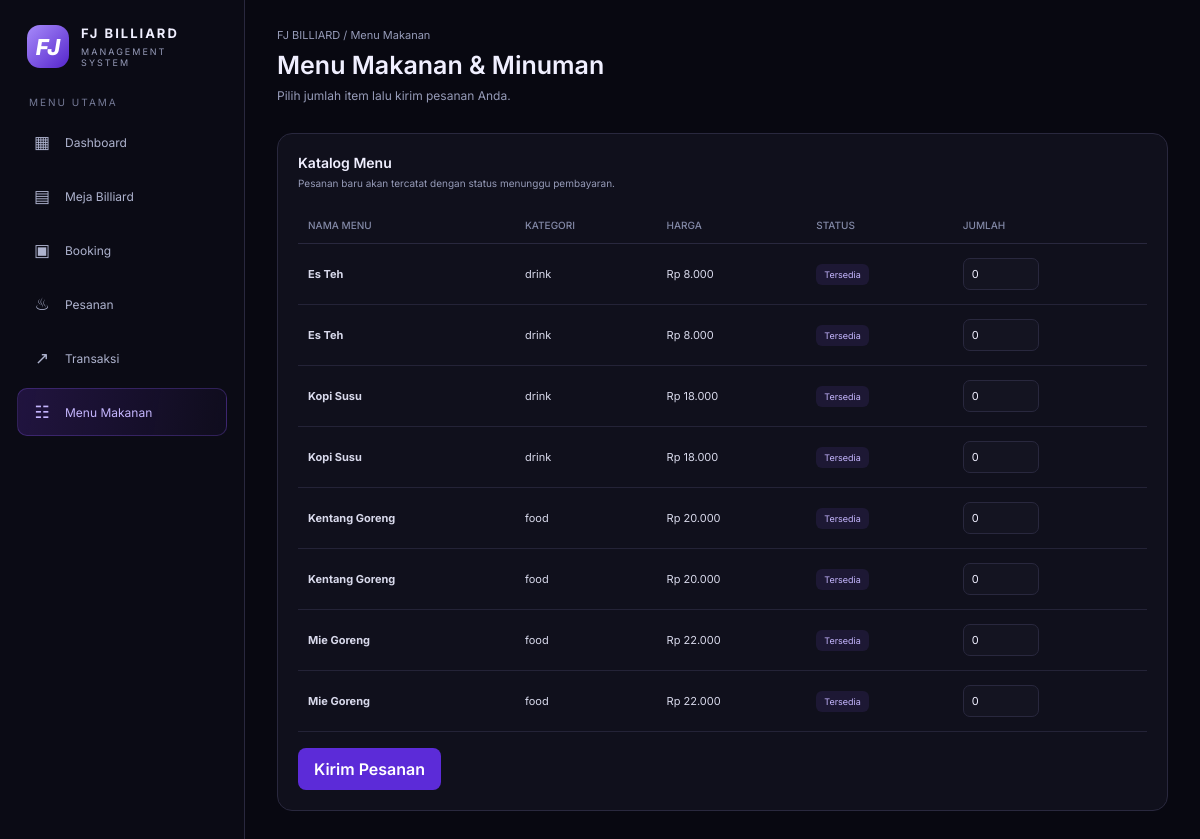
/menu (signed in), run on the app's committed database.
### tables this page shows
CREATE TABLE menu_items (
            id INTEGER PRIMARY KEY AUTOINCREMENT,
            name TEXT NOT NULL,
            category TEXT NOT NULL
                CHECK (category IN ('food', 'drink', 'other')),
            price INTEGER NOT NULL CHECK (price >= 0),
            is_available INTEGER NOT NULL DEFAULT 1
                CHECK (is_available IN (0, 1))
        );

### main.py (the view, shortened to what this page needs)
@app.route("/menu", methods=["GET", "POST"])
@login_required
def menu_makanan():
    conn = get_db()
    try:
        menu_items = conn.execute(
            "SELECT id, name, category, price, is_available FROM menu_items ORDER BY category, name"
        ).fetchall()
        available_menu_count = sum(item["is_available"] for item in menu_items)
    finally:
        conn.close()
    return render_template(
        "menu.html",
        menu_items=menu_items,
        available_menu_count=available_menu_count,
        nama=session.get("full_name", "Pengguna"),
        role=session.get("role", "member")
    )

### main.py (called while the page is built)
def get_db():
    conn = sqlite3.connect(DB_PATH)
    conn.row_factory = sqlite3.Row
    return conn

def login_required(view):
    @wraps(view)
    def wrapped(*args, **kwargs):
        if "user_id" not in session:
            return redirect(url_for("login"))
        return view(*args, **kwargs)
    return wrapped

### templates/menu.html (shortened to what this page needs)
<!DOCTYPE html>
<html lang="id">
<head>
</head>
<body data-user-name="{{ nama }}" data-user-role="{{ role }}">
    <div class="layout">
        <aside class="sidebar">
            <div class="brand">
                <div class="brand-icon">FJ</div>
                <div><strong>FJ BILLIARD</strong><small>MANAGEMENT SYSTEM</small></div>
            </div>
            <div>
                <div class="nav-label">MENU UTAMA</div>
                <nav class="nav">
                    <a href="/dashboard"><button><span class="nav-icon">▦</span>Dashboard</button></a>
                    <a href="/meja"><button><span class="nav-icon">▤</span>Meja Billiard</button></a>
                    <a href="/booking"><button><span class="nav-icon">▣</span>Booking</button></a>
                    <a href="/pesanan"><button><span class="nav-icon">♨</span>Pesanan</button></a>
                    <a href="/transaksi"><button><span class="nav-icon">↗</span>Transaksi</button></a>
                    <a href="/menu"><button class="active"><span class="nav-icon">☷</span>Menu Makanan</button></a>
                </nav>
            </div>
        </aside>
        <main class="main">
            <header class="topbar">
                <div>
                    <div class="crumb">FJ BILLIARD / Menu Makanan</div>
                    <h1>Menu Makanan & Minuman</h1>
                    <p class="welcome">Pilih jumlah item lalu kirim pesanan Anda.</p>
                </div>
            </header>
            <section class="panel">
                <div class="panel-head">
                    <h2>Katalog Menu</h2>
                    <p>Pesanan baru akan tercatat dengan status menunggu pembayaran.</p>
                </div>
                <form action="{{ url_for('menu_makanan') }}" method="POST">
                    <div class="table-wrap">
                        <table>
                            <thead>
                                <tr>
                                    <th>NAMA MENU</th>
                                    <th>KATEGORI</th>
                                    <th>HARGA</th>
                                    <th>STATUS</th>
                                    <th>JUMLAH</th>
                                </tr>
                            </thead>
                            <tbody>
                                {% if menu_items %}
                                {% for item in menu_items %}
                                <tr>
                                    <td><strong>{{ item['name'] }}</strong></td>
                                    <td>{{ item['category'] }}</td>
                                    <td>Rp {{ "{:,}".format(item['price'] or 0).replace(',', '.') }}</td>
                                    <td>
                                        <span class="badge {{ 'out' if not item['is_available'] else '' }}">
                                            {{ 'Tersedia' if item['is_available'] else 'Habis' }}
                                        </span>
                                    </td>
                                    <td>
                                        <input class="order-quantity" type="number" min="0" step="1" value="0"
                                            name="quantity_{{ item['id'] }}" aria-label="Jumlah {{ item['name'] }}"
                                            {% if not item['is_available'] %}disabled{% endif %}>
                                    </td>
                                </tr>
                                {% endfor %}
                                {% else %}
                                <tr>
                                    <td colspan="5">
                                        <p class="empty-note">Belum ada item menu terdaftar.</p>
                                    </td>
                                </tr>
                                {% endif %}
                            </tbody>
                        </table>
                    </div>
                    <button class="order-submit" type="submit" {% if not available_menu_count %}disabled{% endif %}>
                        Kirim Pesanan
                    </button>
                </form>
            </section>
        </main>
    </div>
</body>
</html>

### templates/menu.html (style rules this page uses)
:root { --bg: #080811; --panel: #10101c; --panel2: #141421; --border: #29283e; --purple2: #5c2bd8; --text: #f0efff; --muted: #969bb8; }
* { box-sizing: border-box; margin: 0; padding: 0; }
body { background: var(--bg); color: var(--text); font-family: 'Inter', Arial, sans-serif; }
button, input { font: inherit; }
a { text-decoration: none; color: inherit; }
.layout { min-height: 100vh; display: grid; grid-template-columns: 245px minmax(0, 1fr); }
.sidebar { background: #0b0b15; border-right: 1px solid var(--border); padding: 25px 17px; display: flex; flex-direction: column; gap: 28px; }
.brand { display: flex; align-items: center; gap: 12px; padding: 0 10px; }
.brand-icon { width: 43px; height: 43px; border-radius: 13px; display: grid; place-items: center; background: linear-gradient(135deg, #a78bfa, #5525cc); font-size: 22px; font-weight: 800; font-style: italic; color: #fff; }
.brand strong { display: block; letter-spacing: 2px; font-size: 13px; }
.brand small { display: block; margin-top: 5px; color: var(--muted); font-size: 9px; letter-spacing: 2px; }
.nav-label { font-size: 10px; color: #747995; letter-spacing: 2px; padding: 0 12px; margin-bottom: 10px; }
.nav { display: flex; flex-direction: column; gap: 6px; }
.nav button, .nav a { width: 100%; background: transparent; border: 0; text-align: left; }
.nav button { display: flex; align-items: center; gap: 13px; width: 100%; padding: 13px 14px; border: 1px solid transparent; border-radius: 10px; color: #aeb3ce; cursor: pointer; font-size: 12px; transition: .2s; }
.nav button .nav-icon { width: 20px; text-align: center; font-size: 17px; }
.nav button.active { background: linear-gradient(100deg, #7c3aed32, #7c3aed0a); border-color: #8b5cf644; color: #c4b5fd; }
.main { min-width: 0; padding: 28px 32px 38px; }
.topbar { display: flex; justify-content: space-between; align-items: center; gap: 18px; margin-bottom: 30px; }
.crumb { font-size: 11px; color: var(--muted); margin-bottom: 8px; }
h1 { font-size: 25px; margin: 0; font-weight: 600; }
.welcome { font-size: 12px; color: var(--muted); margin-top: 8px; }
.panel { background: var(--panel); border: 1px solid var(--border); border-radius: 15px; padding: 20px; }
.panel-head { margin-bottom: 18px; }
.panel-head h2 { font-size: 14px; margin: 0; font-weight: 600; }
.panel-head p { font-size: 10px; color: var(--muted); margin-top: 6px; }
.table-wrap { overflow-x: auto; }
table { width: 100%; border-collapse: collapse; white-space: nowrap; }
th { text-align: left; font-size: 10px; font-weight: 500; color: #8389a7; padding: 12px 10px; border-bottom: 1px solid var(--border); }
td { font-size: 11px; color: #d8d9eb; padding: 14px 10px; border-bottom: 1px solid #242337; }
.badge { font-size: 9px; padding: 5px 8px; border-radius: 6px; background: #8b5cf61c; color: #c4b5fd; display: inline-block; }
.order-quantity { width: 76px; padding: 8px; border: 1px solid var(--border); border-radius: 7px; background: var(--panel2); color: var(--text); }
.order-submit { margin-top: 16px; padding: 11px 16px; border: 0; border-radius: 8px; background: var(--purple2); color: white; font-weight: 600; cursor: pointer; }

### data on the page
menu_items: name "Es Teh", category "drink", price "8.000", is_available "Tersedia", is_available "0"
menu_items: name "Es Teh", category "drink", price "8.000", is_available "Tersedia", is_available "0"
menu_items: name "Kopi Susu", category "drink", price "18.000", is_available "Tersedia", is_available "0"
menu_items: name "Kopi Susu", category "drink", price "18.000", is_available "Tersedia", is_available "0"
menu_items: name "Kentang Goreng", category "food", price "20.000", is_available "Tersedia", is_available "0"
menu_items: name "Kentang Goreng", category "food", price "20.000", is_available "Tersedia", is_available "0"
menu_items: name "Mie Goreng", category "food", price "22.000", is_available "Tersedia", is_available "0"
menu_items: name "Mie Goreng", category "food", price "22.000", is_available "Tersedia", is_available "0"
